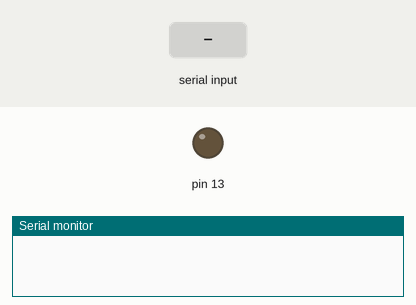
Simulated run of this sketch. Board: Arduino Uno, built with avr-gcc and run on an emulated ATmega328P. On the bench: output pins drawn as LEDs (lit = HIGH), the last lines printed to the serial monitor. Inputs (shaded band) come from the test bench.

Above: at 1.2 s.
1.3 s: "2" received over the second serial link
At 1.6 s:
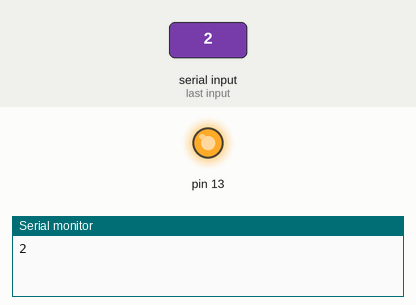
2.8 s: "1" received over the second serial link
At 4.0 s:
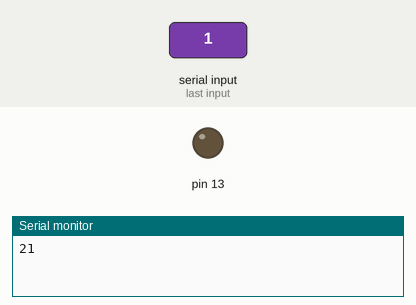
Timing chart, 0 to 5.8 s (numbered marks = the images above; inputs shaded):
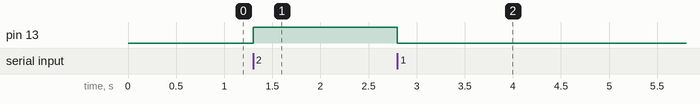

The sketch:

Comunicazione_bluetooth.ino
```cpp
#include <SoftwareSerial.h>

//NOTA IMPORTANTE, il piedino rx e tx del modulo HC-06 vano collegati rispettivamente al tx e rx di arduino(rx va con tx e tx con rc, si invertono)
const int rxpin = 2;  //Andiamo ad assegnare al pin 2 l’indirizzo di ricezione dati (e lo colleghiamo al pin TXD del modulo)
const int txpin = 3;  //Assegnamo invece al pin 3 l’indirizzo di trasmissione dati (collegandolo al pin RXD del nostro componente
SoftwareSerial bluetooth(rxpin, txpin);  //Assegnamo ad un nome (bluetooth) i suoi pin di ricezione e trasmissione, per facilitarci la scrittura del codice

void setup(){
   pinMode(13, OUTPUT);

    Serial.begin(9600);  //Inizializziamo l’interfaccia seriale al baud rate dell’AT-mode
    bluetooth.begin(9600);  //Inizializziamo l’interfaccia del modulo bluetooth sempre al baud rate riferito alla modalità AT
  }

  void loop(){
    if(bluetooth.available()){  //Se il bluetooth riceve qualche dato
    char c = bluetooth.read();  //Il dato viene posto in una variabile di tipo char, così da essere adatta sia a lettere che a numeri

     if (c == '2' ) //carattere 1
      digitalWrite(13, HIGH);
    else
      digitalWrite(13, LOW);

    Serial.print(c);  //Si scrive sul monitor seriale i dati presi dalla variabile, così da poterli osservare
  }
    if(Serial.available()){  //Se invece il serial monitor riceve un dato da inviare
    char c = Serial.read();  //La variabile c viene memorizzata e letta dal monitor seriale
    bluetooth.write(c);  //Il dato viene inviato al bluetooth perchè sia elaborato e quindi trasmesso
  }
}
```

Measured:
- after the input at 1.3 s, pin 13: LOW → HIGH at once
- after the input at 2.8 s, pin 13: HIGH → LOW at once
